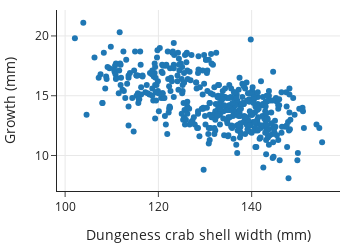

Here is the notebook cell this chart was saved with:
### Markdown cell above
These two measurements are negatively correlated, meaning that the larger the crab, the less they grow when they molt. We plot the growth increment against the shell size to determine whether the relationship between these variables is roughly linear:

### Code cell
px.scatter(crabs, y='inc', x= 'shell', width=350, height=250,
          labels=dict(shell='Dungeness crab shell width (mm)',
                     inc='Growth (mm)'),)

### Figure 1 — Plotly figure (JSON) as saved in the notebook; plotly's stock layout.template omitted (floating-point values rounded to 4 significant figures; data arrays with more than 128 entries replaced by an {"elided": "..."} marker saying what was removed)
{"data": [{"hovertemplate": "Dungeness crab shell width (mm)=%{x}<br>Growth (mm)=%{y}<extra></extra>", "legendgroup": "", "marker": {"color": "#1F77B4", "symbol": "circle"}, "mode": "markers", "name": "", "orientation": "v", "showlegend": false, "type": "scatter", "x": {"elided": "452 float values"}, "xaxis": "x", "y": {"elided": "452 float values"}, "yaxis": "y"}], "layout": {"height": 250, "legend": {"tracegroupgap": 0}, "width": 350, "xaxis": {"anchor": "y", "autorange": true, "domain": [0, 1], "range": [98.26, 158.9], "title": {"text": "Dungeness crab shell width (mm)"}, "type": "linear"}, "yaxis": {"anchor": "x", "autorange": true, "domain": [0, 1], "range": [7.029, 22.17], "title": {"text": "Growth (mm)"}, "type": "linear"}}}
